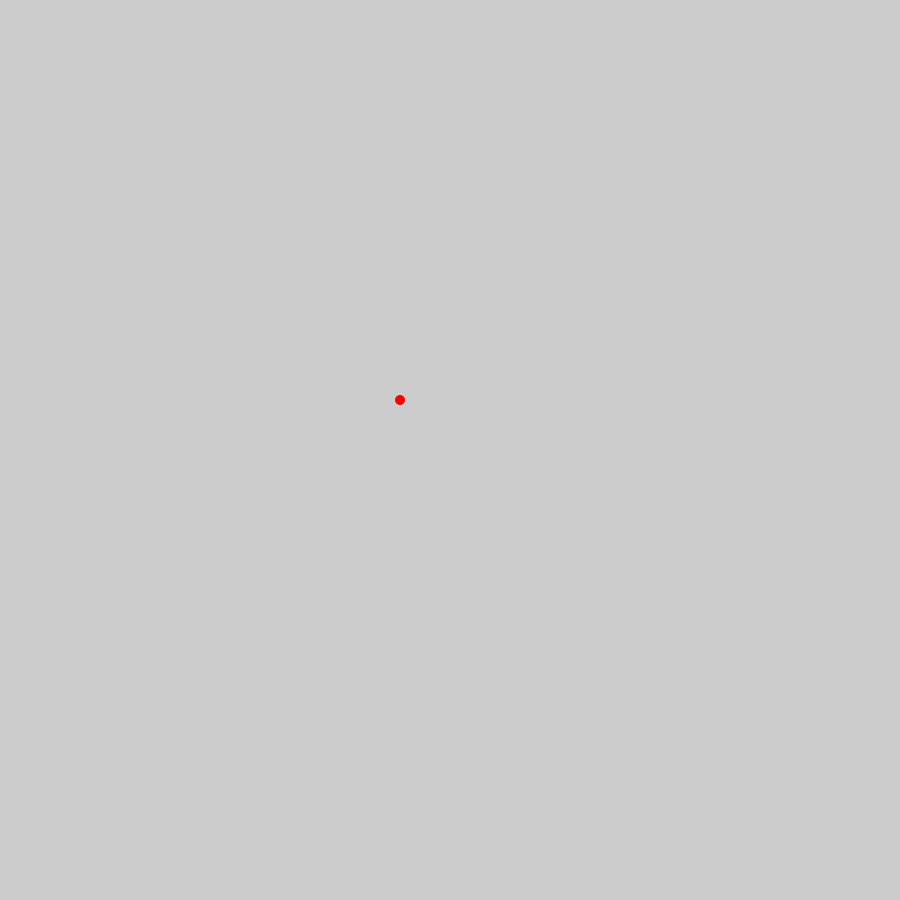
Frame 1 (no input)
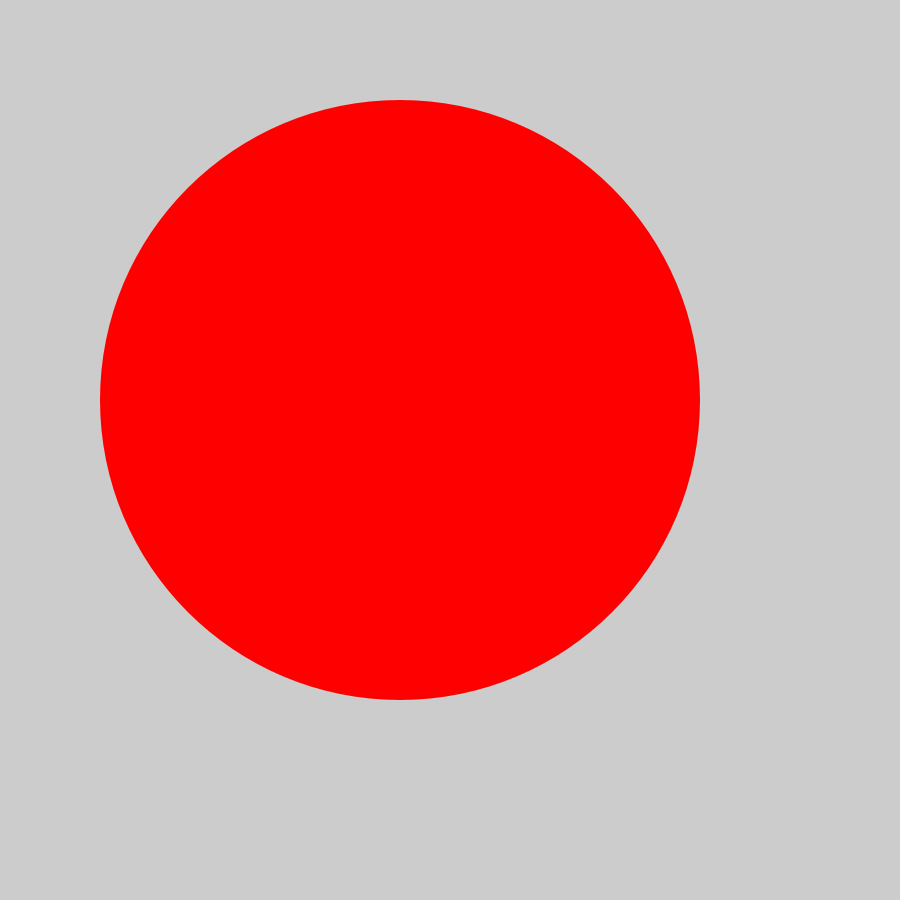
Frame 60 (the mouse pressed at the canvas centre just before this capture)
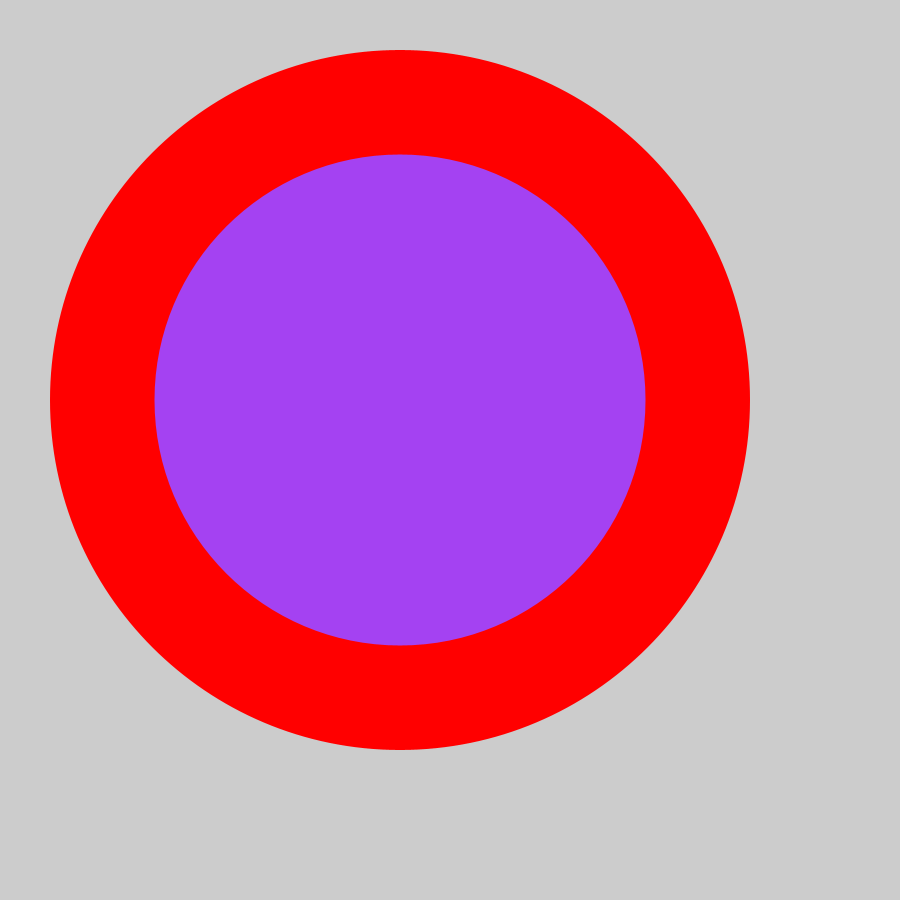
Frame 120 (the mouse held since frame 60 and released just before this capture)

The Processing sketch that drew these frames (run headless with seeded random() and noise(); from frame 60 on, the mouse is pressed at the canvas centre):

// Processing sketch: circle_infinite_sketch
// ── circle_infinite_sketch.pde

color a = color(255, 0, 0);
int posy = int(10);
float b = float(0);
float c = float(0);
float d = float(0);
int limit = int(700);

void setup(){
  size(900, 900);
};

void draw(){
  noStroke();
  fill(a);
  ellipse(400, 400, posy, posy);
  posy = posy+10;
  println(posy);
  if (posy > limit){
  posy = 1;
  limit = limit - 25;
  b = random(255);
  c = random(255);
  d = random(255);
  int(b);
  int(c);
  int(d);
  a = color(b, c, d);
  if (limit < 25){
    limit = int(700);
  }
  }
};
